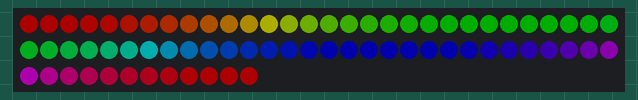
This sketch was run on a simulated Arduino Uno, built with avr-gcc and run on an emulated ATmega328P. Shown: 72 RGB LEDs in strip order, left to right, continuing on the next row. Dim RGB values are drawn brighter than linear.

Above: at 16.43 s.
At 19.32 s:
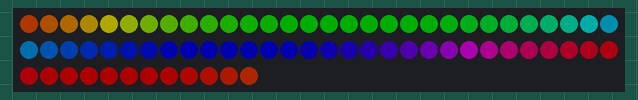
At 22.21 s:
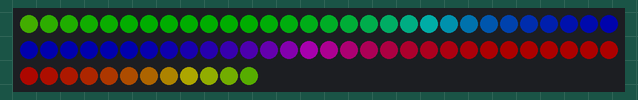
At 27.99 s:
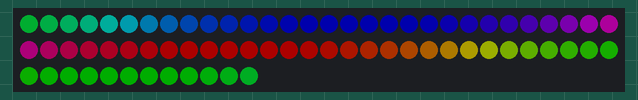
At 33.77 s:
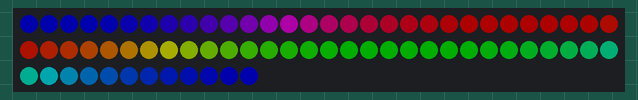
At 39.75 s:
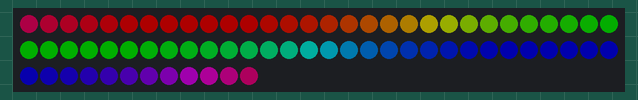

The sketch:

containerold.ino
```cpp
#include <Adafruit_NeoPixel.h>

#define LED_PIN     2
#define LED_COUNT   72

#define BRIGHTNESS  50

Adafruit_NeoPixel strip(
  LED_COUNT,
  LED_PIN,
  NEO_GRB + NEO_KHZ800
);

void setup() {
  strip.begin();
  strip.setBrightness(BRIGHTNESS);
  strip.show();
}

void loop() {
  colorWipe(strip.Color(255, 0, 0), 50);   // Rot
  colorWipe(strip.Color(0, 255, 0), 50);   // Grün
  colorWipe(strip.Color(0, 0, 255), 50);   // Blau

  theaterChase(strip.Color(127, 127, 127), 50);
  theaterChase(strip.Color(127, 0, 0), 50);
  theaterChase(strip.Color(0, 0, 127), 50);

  rainbow(10);
}

void colorWipe(uint32_t color, int wait) {
  for (int i = 0; i < strip.numPixels(); i++) {
    strip.setPixelColor(i, color);
    strip.show();
    delay(wait);
  }
}

void theaterChase(uint32_t color, int wait) {
  for (int cycle = 0; cycle < 10; cycle++) {
    for (int offset = 0; offset < 3; offset++) {
      strip.clear();

      for (int i = offset; i < strip.numPixels(); i += 3) {
        strip.setPixelColor(i, color);
      }

      strip.show();
      delay(wait);
    }
  }
}

void rainbow(int wait) {
  for (long firstPixelHue = 0; firstPixelHue < 5 * 65536; firstPixelHue += 256) {
    for (int i = 0; i < strip.numPixels(); i++) {
      int pixelHue = firstPixelHue + (i * 65536L / strip.numPixels());
      strip.setPixelColor(i, strip.gamma32(strip.ColorHSV(pixelHue)));
    }

    strip.show();
    delay(wait);
  }
}
```
